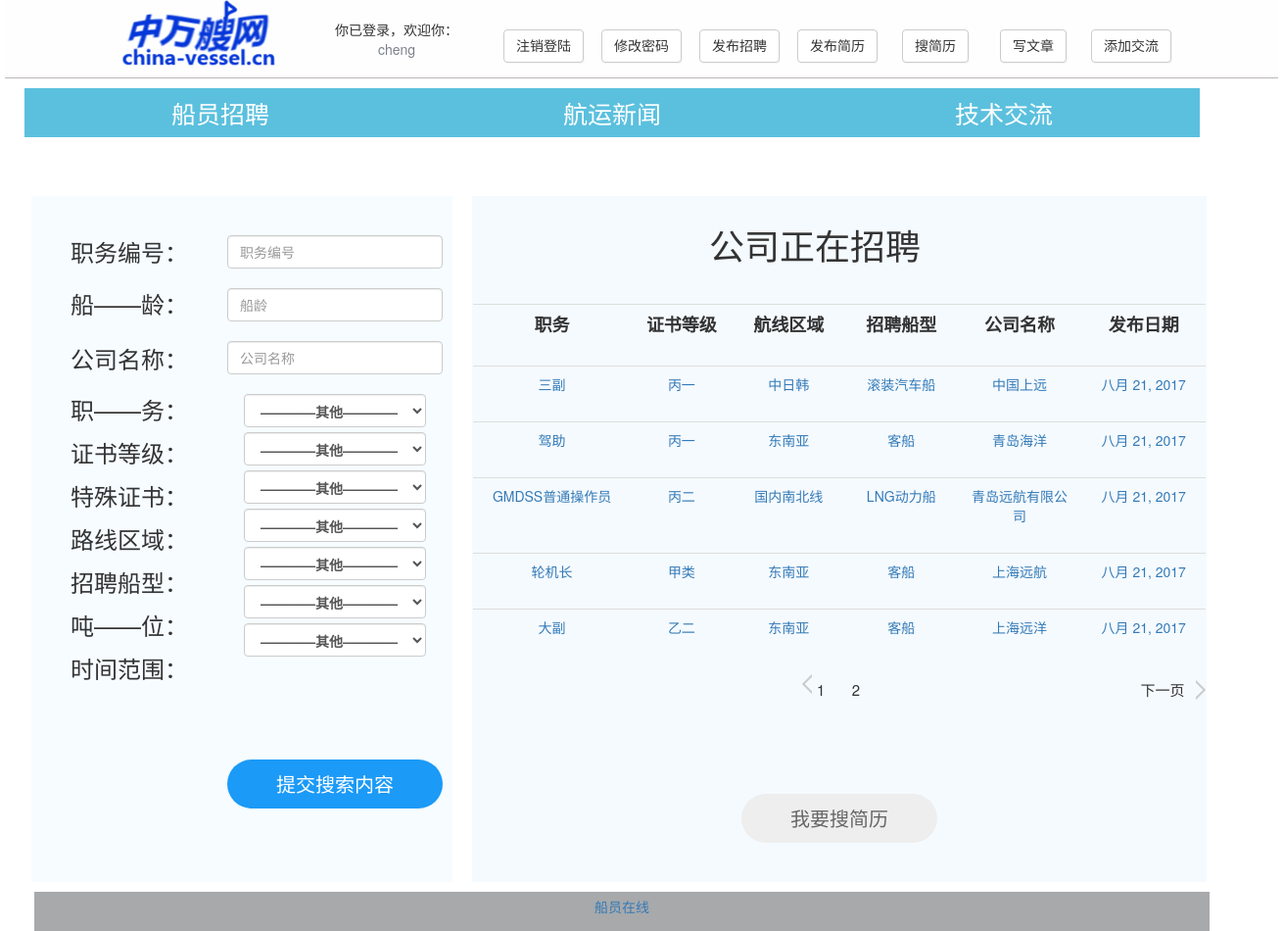
The app's page / (signed in) with its own data.
### shipmanager/models.py (models this page shows, shortened)
class User(AbstractUser):
    nickname = models.CharField('昵称',max_length=50, blank=True)
    class Meta(AbstractUser.Meta):
        pass

class Library(models.Model):
    duty = models.CharField(max_length=70, null=True)
    duty_id = models.CharField('职务编号',max_length=20, null=True)
    ship_age = models.CharField('船龄',max_length=10, null=True)
    company_name = models.CharField('公司名称', max_length=300, null=True)
    certificate_level = models.CharField('证书等级', max_length=200, null=True)
    special_certificate = models.CharField('特殊证书', max_length=300, null=True)
    route_area = models.CharField('路线区域', max_length=300, null=True)
    recruitment_ship = models.CharField('招聘船型', max_length=300, null=True)
    tonnage = models.CharField('吨位', max_length=200, null=True)
    post_time = models.DateField('搜索时间', max_length=300, null=True, auto_now=True)
    time = models.CharField('搜索时间', max_length=300, null=True)
    onboard_location = models.CharField('上船地点', max_length=300, null=True)
    onboard_time = models.CharField('上船时间', max_length=200, null=True)
    salary = models.CharField('提供月薪', max_length=300, null=True)
    contract = models.CharField('合同年限', max_length=300, null=True)
    require = models.TextField('具体要求', max_length=300, null=True)
    QQ = models.CharField('在线QQ', max_length=300, null=True)
    contact = models.CharField('联系人', max_length=300, null=True)
    tel = models.CharField('公司电话', max_length=300, null=True)
    address = models.CharField('公司地址', max_length=300, null=True)
    property = models.CharField('公司性质', max_length=200, null=True)
    email = models.CharField('电子邮箱', max_length=300, null=True)
    introduction = models.TextField('公司介绍', max_length=300, null=True)
    class Meta:
        ordering = ['-post_time']

### shipmanager/views.py (the view)
# urls.py: url(r'^$', views.Search.as_view(), name='search'),
class Search(ListView):
    template_name = "recruit/search.html"
    context_object_name = "recruit_list"
    def get_queryset(self):
        search_ship_age = self.request.GET.get('search_ship_age')
        search_duty = self.request.GET.get('search_duty')
        search_duty_id = self.request.GET.get('search_duty_id')
        search_company_name = self.request.GET.get('search_company_name')
        search_certificate_level = self.request.GET.get('search_certificate_level')
        search_special_certificate = self.request.GET.get('search_special_certificate')
        search_route_area = self.request.GET.get('search_route_area')
        search_recruitment_ship = self.request.GET.get('search_recruitment_ship')
        search_tonnage = self.request.GET.get('search_tonnage')
        search_time = self.request.GET.get('search_time')
        self.request.session["ship_age"] = search_ship_age
        self.request.session["duty"] = search_duty
        self.request.session["duty_id"] = search_duty_id
        self.request.session["company_name"] = search_company_name
        self.request.session["certificate_level"] = search_certificate_level
        self.request.session["special_certificate"] = search_special_certificate
        self.request.session["route_area"] = search_route_area
        self.request.session["recruitment_ship"] = search_recruitment_ship
        self.request.session["tonnage"] = search_tonnage
        self.request.session["time"] = search_time
        recruit_list = Library.objects.all()
        if search_duty:
            Information.objects.create(
                ship_age=search_ship_age,
                duty=search_duty,
                duty_id=search_duty_id,
                company_name=search_company_name,
                certificate_level=search_certificate_level,
                special_certificate=search_special_certificate,
                route_area=search_route_area,
                recruitment_ship=search_recruitment_ship,
                tonnage=search_tonnage,
                time=search_time,
            )
        else:
            return recruit_list
    def get_context_data(self, **kwargs):
        return super(Search, self).get_context_data(**kwargs)

### shipmanager/templatetags/paginate_tags.py (called while the page is built)
def get_right(current_page, right, num_pages):
    if current_page == num_pages:
        return []
    return [i + 1 for i in range(current_page, current_page + right - 1)
            if i < num_pages - 1]

### templates/recruit/search.html (shortened to what this page needs)
{% extends 'base.html' %}
{% block content %}
<html lang="en">
<head>
</head>
<body onload="test1()">
<center>
    <div style="width: 1246px;height: 600px;padding-right: 20px;  padding-top: 30px">
        <div style="width: 450px;height: 700px;float: left">
            <div id="left">
                <br/>
                <h3 id="text1">职务编号：</h3>
                <h3 id="text1">船——龄：</h3>
                <h3 style="line-height: 40px">公司名称：</h3>
                <h3 id="text2">职——务：</h3>
                <h3 id="text2">证书等级：</h3>
                <h3 id="text2">特殊证书：</h3>
                <h3 id="text2">路线区域：</h3>
                <h3 id="text2">招聘船型：</h3>
                <h3 id="text2">吨——位：</h3>
                <h3 id="text2">时间范围：</h3>
                <br/><br/><br/>
            </div>
            <div id="right">
                <form role="search" method="get" id="form1" style="float:left">
                    <br/>
                    <input class="form-control" type="text" name="search_duty_id" placeholder="职务编号"><br/>
                    <input class="form-control" type="text" name="search_ship_age" placeholder="船龄"><br/>
                    <input class="form-control" type="text" name="search_company_name" placeholder="公司名称"><br/>
                    <label for="duty">
                        <select name="search_duty" class="form-control">
                            <option value="">————其他————</option>
                        </select>
                    </label><br/>
                    <label for="certificate_level">
                        <select name="search_certificate_level" class="form-control">
                            <option value="">————其他————</option>
                        </select>
                    </label><br/>
                    <label for="special_certificate">
                        <select name="search_special_certificate" class="form-control">
                            <option value="">————其他————</option>
                        </select>
                    </label><br/>
                    <label for="route_area">
                        <select name="search_route_area" class="form-control">
                            <option value="">————其他————</option>
                        </select>
                    </label><br/>
                    <label for="recruitment_ship">
                        <select name="search_recruitment_ship" class="form-control">
                            <option value="">————其他————</option>
                        </select>
                    </label><br/>
                    <label for="tonnage">
                        <select name="search_tonnage" class="form-control">
                            <option value="">————其他————</option>
                        </select>
                    </label><br/>
                    <label for="time">
                        <select name="search_time" class="form-control">
                            <option value="">————其他————</option>
                        </select>
                    </label><br/><br/><br/><br/><br/><br/>
                    <input type="submit" class="button button-primary button-pill button-large" value="提交搜索内容" onclick=test()>
                </form>
            </div>
        </div>
        <div style="float: left; padding-left: 0px">
            <div style="width: 750px; height: 700px;background-color: #f5faff">
                <div id="title">
                        <h1>公司正在招聘</h1>
                </div><br/><br/><br/><br/>
                <div style="width: 748px;height:500px">
                    <table class="table table-hover">
                        <tr>
                            <th style="width: 140px;text-align: center"><font size="4pt">职务</font></th>
                            <th style="width: 90px;text-align: center"><font size="4pt">证书等级</font></th>
                            <th style="width: 100px;text-align: center"><font size="4pt">航线区域</font></th>
                            <th style="width: 100px;text-align: center"><font size="4pt">招聘船型</font></th>
                            <th style="width: 110px;text-align: center"><font size="4pt">公司名称</font></th>
                            <th style="width: 110px;text-align: center"><font size="4pt">发布日期</font></th>
                        </tr>
                    </table>
                    {% load paginate_tags %}
                    {% for a in recruit_list %}
                        <table class="table table-hover">
                            <tr>
                                <td style="width: 140px;text-align: center"><a href="{% url 'shipmanager:company_detail' a.pk %}"><font>{{ a.duty }}</font></a></td>
                                <td style="width: 90px;text-align: center"><a href="{% url 'shipmanager:company_detail' a.pk %}"><font>{{ a.certificate_level }}</font></a></td>
                                <td style="width: 100px;text-align: center"><a href="{% url 'shipmanager:company_detail' a.pk %}"><font>{{ a.route_area }}</font></a></td>
                                <td style="width: 100px;text-align: center"><a href="{% url 'shipmanager:company_detail' a.pk %}"><font>{{ a.recruitment_ship }}</font></a></td>
                                <td style="width: 110px;text-align: center"><a href="{% url 'shipmanager:company_detail' a.pk %}"><font>{{ a.company_name }}</font></a></td>
                                <td style="width: 110px;text-align: center"><a href="{% url 'shipmanager:company_detail' a.pk %}"><font>{{ a.post_time }}</font></a></td>
                            </tr>
                        </table>
                    {% endfor %}
                    <div style="width: 748px">
                        {% include 'recruit/pagination1.html' %}
                    </div>
                </div>
               <div>
                    <input type="submit" class="button  button-pill button-large" value="我要搜简历" onclick=window.location.href='/search_crew'>
                </div>
            </div>
        </div>
    </div>
</center>
</body>
</html>
{% endblock %}

### templates/base.html (shortened to what this page needs)
<!DOCTYPE html>
{% load staticfiles %}
<html lang="zh-CN">
<head>
    <link rel="stylesheet" href="{% static 'shipmanager/css/style.css' %}">
    <link rel="stylesheet" href="{% static 'shipmanager/css/pygments/manni.css' %}">
    <link rel="stylesheet" href="{% static 'lib/css/bootstrap.min.css' %}">
</head>
<body>
<center>
    <div style="width: 1300px;height: 150px">
         <div id="header" style="padding-left:100px;height: 80px;width: 1300px">
             <div  style="float:left;width: 200px">
                <a href="/" class="logo1"></a>
             </div>
             <div style="float:left;height: 78px;width: 1000px">
                 {% if user.is_authenticated %}
                     <div style="float:left;width: 200px;height: 50px;padding-top: 20px">
                         <p>你已登录，欢迎你：<a href="/personal">{{ user.username }}</a></p>
                     </div>
                     <div style="float:left;width: 100px;height: 50px;padding-top: 30px">
                         <button class="btn btn-default" onclick="window.location.href='{% url 'logout' %}?next={{ request.path}} '">注销登陆</button>
                     </div>
                     <div style="float:left;width: 100px;height: 50px;padding-top: 30px">
                         <button class="btn btn-default" onclick="window.location.href='{% url 'password_change' %}?next={{ request.path}} '">修改密码</button>
                     </div>
                      <div style="float:left;width: 100px;height: 50px;padding-top: 30px">
                         <button class="btn btn-default" onclick="window.location.href='{% url 'shipmanager:recruit' %}'">发布招聘</button>
                     </div>
                     <div style="float:left;width: 100px;height: 50px;padding-top: 30px">
                         <button class="btn btn-default" onclick="window.location.href='{% url 'shipmanager:personal' %}'">发布简历</button>
                     </div>
                     <div style="float:left;width: 100px;height: 50px;padding-top: 30px">
                         <button class="btn btn-default" onclick="window.location.href='{% url 'shipmanager:search_crew' %}'">搜简历</button>
                     </div>
                     <div style="float:left;width: 100px;height: 50px;padding-top: 30px">
                         <button class="btn btn-default" onclick="window.location.href='{% url 'shipmanager:post_article' %}'">写文章</button>
                     </div>
                     <div style="float:left;width: 100px;height: 50px;padding-top: 30px">
                         <button class="btn btn-default" onclick="window.location.href='{% url 'shipmanager:add_contact' %}'">添加交流</button>
                     </div>
                 {% endif %}
             </div>
        </div>
        <div class="nav">
            <ul>
                <li><a href="/search">船员招聘</a></li>
                <li><a href="/news">航运新闻</a></li>
                <li><a href="/contact">技术交流</a></li>
            </ul>
        </div>
    </div>
</center>
<br/>
{% block content %}{% endblock %}
    <br/><br/><br/><br/><br/><br/><br/>
<center>
    <div style="width: 1300px;padding-right: 40px">
        <div id="foot" class="noselect" style="width: 1200px">
            <ul id="ft-links">
                <li><a href="http://crew.sol.com.cn">船员在线</a></li>
            </ul>
        </div>
    </div>
</center>
</body>
</html>

### templates/base.html (style rules this page uses)
#foot { background-color: #a7a9ab; color:white; clear:both; text-align:center; padding:5px; }
.nav ul { width:1280px; margin:0 auto; height:50px; padding: 10px; }
.nav ul li { float:left; }
.nav ul li a { width:400px; height:50px; line-height:50px; background: #5bc0de; color:#FFF; font-size:25px; display:block; text-align:center; text-decoration:none; }

### templates/recruit/search.html (style rules this page uses)
#title { width: 850px; height: 30px; line-height: 100px; padding-right: 150px; padding-top: 10px; }
#right { float:left; width: 230px; height: 700px; background-color: #f6fcff; padding-top: 20px; }
#left { float: left; width: 200px; height: 700px; background-color: #f6fcff; }
#text1 { line-height: 33px; }
#text2 { line-height: 24px; }

### records on screen
User: username "cheng"
Library: duty "三副", certificate_level "丙一", route_area "中日韩", recruitment_ship "滚装汽车船", company_name "中国上远", post_time "八月 21, 2017"
Library: duty "驾助", certificate_level "丙一", route_area "东南亚", recruitment_ship "客船", company_name "青岛海洋", post_time "八月 21, 2017"
Library: duty "GMDSS普通操作员", certificate_level "丙二", route_area "国内南北线", recruitment_ship "LNG动力船", company_name "青岛远航有限公司", post_time "八月 21, 2017"
Library: duty "轮机长", certificate_level "甲类", route_area "东南亚", recruitment_ship "客船", company_name "上海远航", post_time "八月 21, 2017"
Library: duty "大副", certificate_level "乙二", route_area "东南亚", recruitment_ship "客船", company_name "上海远洋", post_time "八月 21, 2017"

### other values on screen
{{ last_page }} "2"
